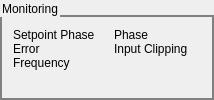
        <widget class="QGroupBox" name="groupBox_2">
         <property name="styleSheet">
          <string notr="true">QGroupBox {
    border: 2px solid gray;

    margin-top: 15px;
}
</string>
         </property>
         <property name="title">
          <string>Monitoring</string>
         </property>
         <property name="flat">
          <bool>false</bool>
         </property>
         <layout class="QHBoxLayout" name="horizontalLayout">
          <property name="spacing">
           <number>6</number>
          </property>
          <item>
           <layout class="QFormLayout" name="formLayout_2">
            <property name="verticalSpacing">
             <number>0</number>
            </property>
            <item row="0" column="0">
             <widget class="QLabel" name="label_5">
              <property name="maximumSize">
               <size>
                <width>150</width>
                <height>16777215</height>
               </size>
              </property>
              <property name="text">
               <string>Setpoint Phase</string>
              </property>
             </widget>
            </item>
            <item row="0" column="1">
             <widget class="PyDMLabel" name="PyDMLabel_4">
              <property name="maximumSize">
               <size>
                <width>100</width>
                <height>16777215</height>
               </size>
              </property>
              <property name="toolTip">
               <string/>
              </property>
              <property name="precision" stdset="0">
               <number>0</number>
              </property>
              <property name="showUnits" stdset="0">
               <bool>true</bool>
              </property>
              <property name="precisionFromPV" stdset="0">
               <bool>true</bool>
              </property>
              <property name="alarmSensitiveContent" stdset="0">
               <bool>false</bool>
              </property>
              <property name="alarmSensitiveBorder" stdset="0">
               <bool>true</bool>
              </property>
              <property name="PyDMToolTip" stdset="0">
               <string/>
              </property>
              <property name="channel" stdset="0">
               <string>ca://${BASE}:SP_PHASE</string>
              </property>
              <property name="enableRichText" stdset="0">
               <bool>false</bool>
              </property>
             </widget>
            </item>
            <item row="1" column="0">
             <widget class="QLabel" name="label_6">
              <property name="maximumSize">
               <size>
                <width>150</width>
                <height>16777215</height>
               </size>
              </property>
              <property name="text">
               <string>Error</string>
              </property>
             </widget>
            </item>
            <item row="1" column="1">
             <widget class="PyDMLabel" name="PyDMLabel_5">
              <property name="maximumSize">
               <size>
                <width>100</width>
                <height>16777215</height>
               </size>
              </property>
              <property name="toolTip">
               <string/>
              </property>
              <property name="precision" stdset="0">
               <number>0</number>
              </property>
              <property name="showUnits" stdset="0">
               <bool>true</bool>
              </property>
              <property name="precisionFromPV" stdset="0">
               <bool>true</bool>
              </property>
              <property name="alarmSensitiveContent" stdset="0">
               <bool>false</bool>
              </property>
              <property name="alarmSensitiveBorder" stdset="0">
               <bool>true</bool>
              </property>
              <property name="PyDMToolTip" stdset="0">
               <string/>
              </property>
              <property name="channel" stdset="0">
               <string>ca://${BASE}:PHASE_ERR</string>
              </property>
              <property name="enableRichText" stdset="0">
               <bool>false</bool>
              </property>
             </widget>
            </item>
            <item row="2" column="0">
             <widget class="QLabel" name="label">
              <property name="maximumSize">
               <size>
                <width>150</width>
                <height>16777215</height>
               </size>
              </property>
              <property name="text">
               <string>Frequency</string>
              </property>
             </widget>
            </item>
            <item row="2" column="1">
             <widget class="PyDMLabel" name="PyDMLabel_37">
              <property name="maximumSize">
               <size>
                <width>100</width>
                <height>16777215</height>
               </size>
              </property>
              <property name="toolTip">
               <string/>
              </property>
              <property name="precision" stdset="0">
               <number>0</number>
              </property>
              <property name="showUnits" stdset="0">
               <bool>true</bool>
              </property>
              <property name="precisionFromPV" stdset="0">
               <bool>true</bool>
              </property>
              <property name="alarmSensitiveContent" stdset="0">
               <bool>false</bool>
              </property>
              <property name="alarmSensitiveBorder" stdset="0">
               <bool>true</bool>
              </property>
              <property name="PyDMToolTip" stdset="0">
               <string/>
              </property>
              <property name="channel" stdset="0">
               <string>ca://${BASE}:FREQ_RBCK</string>
              </property>
              <property name="enableRichText" stdset="0">
               <bool>false</bool>
              </property>
             </widget>
            </item>
           </layout>
          </item>
          <item>
           <layout class="QFormLayout" name="formLayout_3">
            <property name="verticalSpacing">
             <number>0</number>
            </property>
            <item row="0" column="0">
             <widget class="QLabel" name="label_7">
              <property name="maximumSize">
               <size>
                <width>150</width>
                <height>16777215</height>
               </size>
              </property>
              <property name="text">
               <string>Phase</string>
              </property>
             </widget>
            </item>
            <item row="0" column="1">
             <widget class="PyDMLabel" name="PyDMLabel_6">
              <property name="maximumSize">
               <size>
                <width>100</width>
                <height>16777215</height>
               </size>
              </property>
              <property name="toolTip">
               <string/>
              </property>
              <property name="precision" stdset="0">
               <number>0</number>
              </property>
              <property name="showUnits" stdset="0">
               <bool>true</bool>
              </property>
              <property name="precisionFromPV" stdset="0">
               <bool>true</bool>
              </property>
              <property name="alarmSensitiveContent" stdset="0">
               <bool>false</bool>
              </property>
              <property name="alarmSensitiveBorder" stdset="0">
               <bool>true</bool>
              </property>
              <property name="PyDMToolTip" stdset="0">
               <string/>
              </property>
              <property name="channel" stdset="0">
               <string>ca://${BASE}:PHASE</string>
              </property>
              <property name="enableRichText" stdset="0">
               <bool>false</bool>
              </property>
             </widget>
            </item>
            <item row="1" column="0">
             <widget class="QLabel" name="label_8">
              <property name="maximumSize">
               <size>
                <width>150</width>
                <height>16777215</height>
               </size>
              </property>
              <property name="text">
               <string>Input Clipping</string>
              </property>
             </widget>
            </item>
            <item row="1" column="1">
             <widget class="PyDMLabel" name="PyDMLabel_7">
              <property name="maximumSize">
               <size>
                <width>100</width>
                <height>16777215</height>
               </size>
              </property>
              <property name="toolTip">
               <string/>
              </property>
              <property name="precision" stdset="0">
               <number>0</number>
              </property>
              <property name="showUnits" stdset="0">
               <bool>true</bool>
              </property>
              <property name="precisionFromPV" stdset="0">
               <bool>true</bool>
              </property>
              <property name="alarmSensitiveContent" stdset="0">
               <bool>false</bool>
              </property>
              <property name="alarmSensitiveBorder" stdset="0">
               <bool>true</bool>
              </property>
              <property name="PyDMToolTip" stdset="0">
               <string/>
              </property>
              <property name="channel" stdset="0">
               <string>ca://${BASE}:IN_CLIP</string>
              </property>
              <property name="enableRichText" stdset="0">
               <bool>false</bool>
              </property>
             </widget>
            </item>
           </layout>
          </item>
         </layout>
        </widget>
